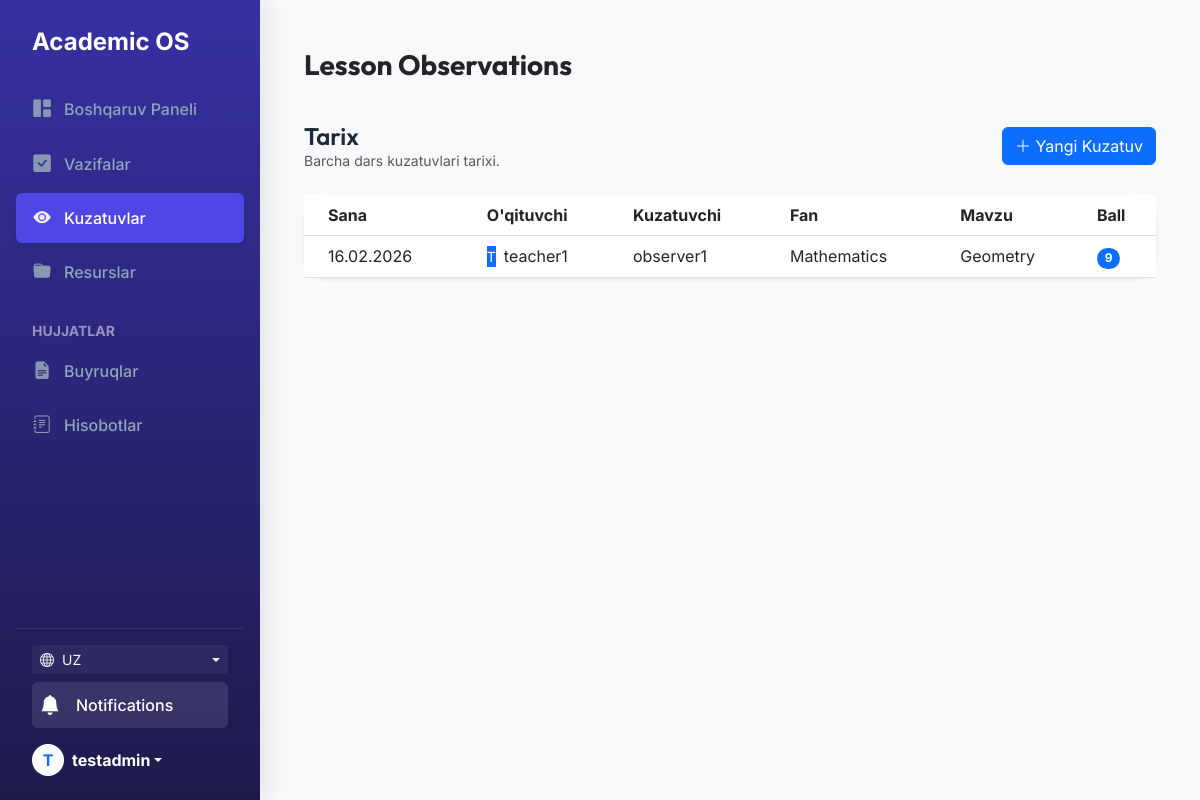
/academic/observations/ (signed in), run on the app's committed database.
### users/models.py (models this page shows, shortened)
class User(AbstractUser):
    id = models.UUIDField(primary_key=True, default=uuid.uuid4, editable=False)

### academic/models.py (models this page shows, shortened)
class LessonObservation(UUIDModel):
    teacher = models.ForeignKey(settings.AUTH_USER_MODEL, on_delete=models.CASCADE, related_name='observations_received')
    observer = models.ForeignKey(settings.AUTH_USER_MODEL, on_delete=models.CASCADE, related_name='observations_made')
    subject = models.ForeignKey(Subject, on_delete=models.SET_NULL, null=True)
    date = models.DateField()
    topic = models.CharField(max_length=255)
    class_group = models.CharField(max_length=50, help_text="e.g. 10-'A'")
    created_at = models.DateTimeField(auto_now_add=True)
    def total_score(self):
        scores = self.scores.all()
        if not scores:
            return 0
        return sum(s.score for s in scores)

class Subject(UUIDModel):
    name = models.CharField(max_length=255)

class ObservationScore(UUIDModel):
    observation = models.ForeignKey(LessonObservation, on_delete=models.CASCADE, related_name='scores')
    criteria = models.ForeignKey(ObservationCriteria, on_delete=models.CASCADE)
    score = models.PositiveIntegerField()
    comment = models.TextField(blank=True)
    class Meta:
        unique_together = ('observation', 'criteria')

### academic/views.py (the view)
# urls.py: path('observations/', ObservationListView.as_view(), name='observation_list'),
class ObservationListView(LoginRequiredMixin, ListView):
    model = LessonObservation
    template_name = 'academic/observation_list.html'
    context_object_name = 'observations'
    ordering = ['-date']
    def get_queryset(self):
        if self.request.user.groups.filter(name='Teacher').exists():
            return LessonObservation.objects.filter(teacher=self.request.user)
        return LessonObservation.objects.all()

### core/context_processors.py (called while the page is built)
def notifications(request):
    if request.user.is_authenticated:
        unread_count = Notification.objects.filter(recipient=request.user, is_read=False).count()
        recent_notifications = Notification.objects.filter(recipient=request.user).order_by('-created_at')[:5]
        return {
            'unread_notifications_count': unread_count,
            'recent_notifications': recent_notifications
        }
    return {
        'unread_notifications_count': 0,
        'recent_notifications': []
    }

### academic/templates/academic/observation_list.html
{% extends "base.html" %}
{% load i18n %}
{% block page_title %}{% trans "Lesson Observations" %}{% endblock %}
{% block content %}
<div class="row mb-4">
    <div class="col-12 d-flex justify-content-between align-items-center">
        <div>
            <h4 class="mb-0">{% trans "History" %}</h4>
            <p class="text-muted small mb-0">{% trans "Record of all lesson observations." %}</p>
        </div>
        <a href="{% url 'observation_create' %}" class="btn btn-primary">
            <i class="bi bi-plus-lg"></i> {% trans "New Observation" %}
        </a>
    </div>
</div>
<div class="card shadow-sm border-0">
    <div class="table-responsive">
        <table class="table table-hover align-middle mb-0">
            <thead class="bg-light">
                <tr>
                    <th class="ps-4">{% trans "Date" %}</th>
                    <th>{% trans "Teacher" %}</th>
                    <th>{% trans "Observer" %}</th>
                    <th>{% trans "Subject" %}</th>
                    <th>{% trans "Topic" %}</th>
                    <th>{% trans "Score" %}</th>
                </tr>
            </thead>
            <tbody>
                {% for obs in observations %}
                <tr>
                    <td class="ps-4">{{ obs.date|date:"d.m.Y" }}</td>
                    <td>
                        <div class="d-flex align-items-center">
                            <div class="avatar-circle bg-primary text-white me-2 small">
                                {{ obs.teacher.username|slice:":1"|upper }}
                            </div>
                            {{ obs.teacher.username }}
                        </div>
                    </td>
                    <td>{{ obs.observer.username }}</td>
                    <td>{{ obs.subject.name }}</td>
                    <td>{{ obs.topic }}</td>
                    <td>
                        <span class="badge bg-primary rounded-pill">{{ obs.total_score }}</span>
                    </td>
                </tr>
                {% empty %}
                <tr>
                    <td colspan="6" class="text-center py-4 text-muted">
                        {% trans "No observations found." %}
                    </td>
                </tr>
                {% endfor %}
            </tbody>
        </table>
    </div>
</div>
{% endblock %}

### templates/base.html (shortened to what this page needs)
<!DOCTYPE html>
<html lang="en">
<head>
    <link href="https://cdn.jsdelivr.net/npm/bootstrap@5.3.0/dist/css/bootstrap.min.css" rel="stylesheet">
    {% load static %}
    {% load i18n %}
    <link rel="stylesheet" href="{% static 'css/main_v5.css' %}">
    <link rel="stylesheet" href="https://cdn.jsdelivr.net/npm/bootstrap-icons@1.11.0/font/bootstrap-icons.css">
</head>
<body class="bg-light">
    {% block layout %}
    <div class="d-flex">
        <nav class="sidebar text-white">
            <a href="/" class="d-flex align-items-center mb-4 text-white text-decoration-none px-3">
                <span class="fs-4 fw-bold tracking-tight">Academic OS</span>
            </a>
            <ul class="nav nav-pills flex-column mb-auto">
                <li class="nav-item">
                    <a href="{% url 'dashboard' %}"
                        class="nav-link {% if request.resolver_match.url_name == 'dashboard' %}active{% endif %}"
                        aria-current="page">
                        <i class="bi bi-grid-1x2-fill"></i>
                        {% trans "Dashboard" %}
                    </a>
                </li>
                <li>
                    <a href="{% url 'task_list' %}" class="nav-link {% if 'tasks' in request.path %}active{% endif %}">
                        <i class="bi bi-check-square-fill"></i>
                        {% trans "Tasks" %}
                    </a>
                </li>
                <li>
                    <a href="{% url 'observation_list' %}"
                        class="nav-link {% if 'observations' in request.path %}active{% endif %}">
                        <i class="bi bi-eye-fill"></i>
                        {% trans "Observations" %}
                    </a>
                </li>
                <li>
                    <a href="{% url 'resource_list' %}"
                        class="nav-link {% if 'resources' in request.path %}active{% endif %}">
                        <i class="bi bi-folder-fill"></i>
                        {% trans "Resources" %}
                    </a>
                </li>
                <li class="nav-item mt-3">
                    <span class="text-white-50 small text-uppercase fw-bold px-3">{% trans "Documents" %}</span>
                </li>
                <li class="nav-item mt-1">
                    <a href="{% url 'order_list' %}"
                        class="nav-link {% if 'orders' in request.path %}active{% endif %}">
                        <i class="bi bi-file-earmark-text-fill"></i>
                        {% trans "Orders" %}
                    </a>
                </li>
                <li>
                    <a href="{% url 'report_list' %}"
                        class="nav-link {% if 'reports' in request.path %}active{% endif %}">
                        <i class="bi bi-journal-text"></i>
                        {% trans "Reports" %}
                    </a>
                </li>
            </ul>
            <hr class="border-secondary opacity-25">
            {% get_current_language as LANGUAGE_CODE %}
            {% get_available_languages as LANGUAGES %}
            {% get_language_info_list for LANGUAGES as languages %}
            <div class="px-3 mb-2">
                <div class="dropdown">
                    <button
                        class="btn btn-sm btn-outline-light border-0 w-100 d-flex align-items-center justify-content-between dropdown-toggle"
                        type="button" data-bs-toggle="dropdown" aria-expanded="false"
                        style="background: rgba(255,255,255,0.05);">
                        <div class="d-flex align-items-center">
                            <i class="bi bi-globe me-2"></i>
                            <span class="text-uppercase">{{ LANGUAGE_CODE }}</span>
                        </div>
                    </button>
                </div>
            </div>
            <div class="px-3 mb-3">
                <a href="#" class="d-flex align-items-center text-white text-decoration-none p-2 rounded"
                    data-bs-toggle="offcanvas" data-bs-target="#notificationOffcanvas"
                    style="background: rgba(255,255,255,0.1); transition: background 0.2s;">
                    <div class="position-relative me-3">
                        <i class="bi bi-bell-fill fs-5"></i>
                    </div>
                    <span class="fw-medium">Notifications</span>
                </a>
            </div>
            <div class="dropdown px-3">
                <a href="#" class="d-flex align-items-center text-white text-decoration-none dropdown-toggle"
                    id="dropdownUser1" data-bs-toggle="dropdown" aria-expanded="false">
                    <div class="rounded-circle bg-white text-primary d-flex align-items-center justify-content-center me-2 fw-bold"
                        style="width: 32px; height: 32px;">
                        {{ request.user.username|slice:":1"|upper }}
                    </div>
                    <strong>{{ request.user.username }}</strong>
                </a>
            </div>
        </nav>
        <main class="main-content w-100">
            <div class="container-fluid">
                {% block header %}
                <header
                    class="d-flex justify-content-between flex-wrap flex-md-nowrap align-items-center pt-3 pb-2 mb-4">
                    <h1 class="h3 fw-bold text-dark">{% block page_title %}Dashboard{% endblock %}</h1>
                </header>
                {% endblock %}
                {% block content %}
                {% endblock %}
            </div>
        </main>
    </div>
    {% endblock %}
</body>
</html>

### static/css/main_v5.css (style rules this page uses)
:root { --primary-color: #4f46e5; --primary-hover: #4338ca; --secondary-color: #64748b; --accent-color: #8b5cf6; --bg-body: #f1f5f9; --bg-surface: rgba(255, 255, 255, 0.9); --glass-border: 1px solid rgba(255, 255, 255, 0.2); --glass-shadow: 0 8px 32px 0 rgba(31, 38, 135, 0.07); --sidebar-width: 260px; }
body { font-family: 'Inter', sans-serif; background-color: var(--bg-body); color: #1e293b; overflow-x: hidden; }
h1, h2, h3, h4, h5, h6 { font-family: 'Outfit', sans-serif; font-weight: 600; }
.sidebar { position: fixed; top: 0; left: 0; bottom: 0; width: var(--sidebar-width); background: linear-gradient(180deg, #3730a3 0%, #1e1b4b 100%) !important; background-color: #1e1b4b !important; color: #fff !important; box-shadow: 4px 0 24px rgba(0, 0, 0, 0.1); z-index: 1000; display: flex; flex-direction: column; padding: 1.5rem 1rem; overflow-y: auto; }
.main-content { margin-left: var(--sidebar-width); padding: 2rem; min-height: 100vh; transition: all 0.3s ease; }
.nav-link { color: #94a3b8; padding: 0.75rem 1rem; border-radius: 0.5rem; margin-bottom: 0.25rem; display: flex; align-items: center; font-weight: 500; transition: all 0.2s ease; }
.nav-link.active { background-color: var(--primary-color); color: #ffffff; box-shadow: 0 4px 6px -1px rgba(0, 0, 0, 0.1); }
.nav-link i { font-size: 1.1rem; margin-right: 0.75rem; width: 20px; text-align: center; opacity: 0.9; }
.card { background: var(--bg-surface); backdrop-filter: blur(10px); -webkit-backdrop-filter: blur(10px); border: 1px solid rgba(255, 255, 255, 0.5); border-radius: 1.5rem; box-shadow: 0 4px 6px -1px rgba(0, 0, 0, 0.05); transition: transform 0.3s ease, box-shadow 0.3s ease; }

### templates/base.html (style rules this page uses)
.sidebar { background: linear-gradient(180deg, #3730a3 0%, #1e1b4b 100%) !important; min-height: 100vh; }
.nav-link.active { background-color: #4f46e5 !important; color: #ffffff !important; }

### data on the page
User: user.username "T", user.username "testadmin"
LessonObservation: date "16.02.2026", teacher.username "T", teacher.username "teacher1", observer.username "observer1", subject.name "Mathematics", topic "Geometry", total_score "9"

### other printed values
{{ LANGUAGE_CODE }} "UZ"
